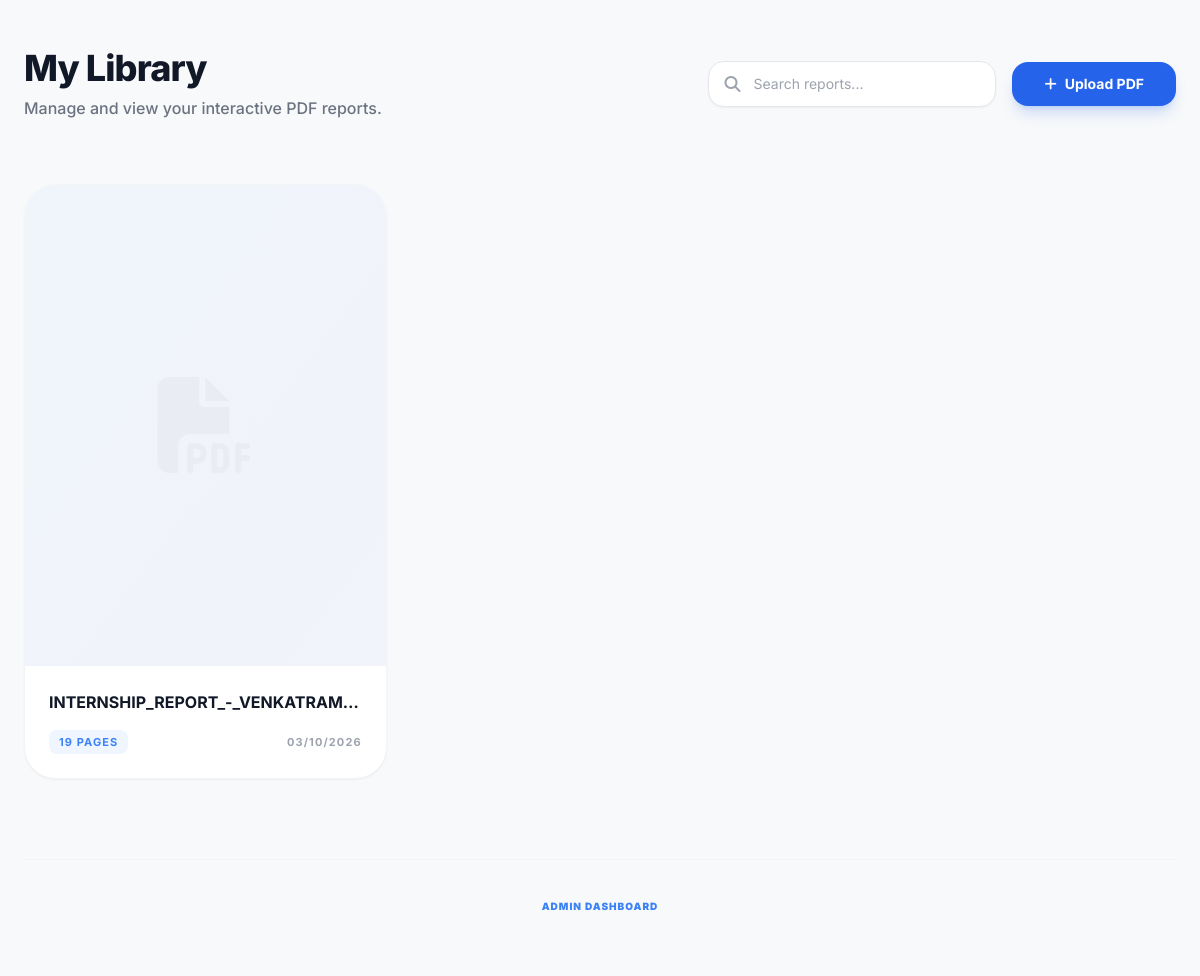
The page / (signed in) on the database its author committed.
### app.py (models this page shows)
class Book(db.Model):
    id = db.Column(db.Integer, primary_key=True)
    title = db.Column(db.String(255), nullable=False)
    filename = db.Column(db.String(255), nullable=False)
    page_count = db.Column(db.Integer)
    created_at = db.Column(db.DateTime, default=datetime.utcnow)
    notes = db.relationship('Note', backref='book', lazy=True, cascade="all, delete-orphan")
    highlights = db.relationship('Highlight', backref='book', lazy=True, cascade="all, delete-orphan")

### app.py (the view)
@app.route('/')
def index():
    try:
        books = Book.query.order_by(Book.created_at.desc()).all()
        return render_template('index.html', books=books)
    except Exception as e:
        print(f"Index error: {str(e)}")
        return jsonify({'error': 'Database connection failed'}), 503

### app.py (called while the page is built, shortened)
@app.before_request
def before_request():
    global _db_initialized, _db_error

### templates/index.html (shortened to what this page needs)
{% extends "base.html" %}
{% block content %}
<div class="animate-fade-in max-w-7xl mx-auto py-12 px-6">
    <header class="flex flex-col md:flex-row md:items-center justify-between gap-6 mb-16">
        <div>
            <h1 class="text-4xl font-extrabold tracking-tight text-gray-900 mb-2">My Library</h1>
            <p class="text-gray-500 font-medium">Manage and view your interactive PDF reports.</p>
        </div>
        <div class="flex items-center gap-4">
            <div class="relative hidden sm:block">
                <i class="fas fa-search absolute left-4 top-1/2 -translate-y-1/2 text-gray-400"></i>
                <input type="text" placeholder="Search reports..."
                    class="bg-white border border-gray-200 rounded-2xl pl-11 pr-6 py-3 text-sm text-gray-700 focus:outline-none focus:ring-4 focus:ring-blue-500/10 focus:border-blue-500 w-72 transition-all shadow-sm">
            </div>
            <button id="upload-trigger"
                class="px-8 py-3 bg-blue-600 hover:bg-blue-700 text-white text-sm font-bold rounded-2xl shadow-lg shadow-blue-600/20 transition-all flex items-center gap-2 active:scale-95">
                <i class="fas fa-plus"></i>
                Upload PDF
            </button>
        </div>
    </header>
    <div class="grid grid-cols-1 md:grid-cols-2 lg:grid-cols-3 xl:grid-cols-4 gap-8">
        {% for book in books %}
        <div
            class="bg-white rounded-[2rem] border border-gray-100 shadow-sm overflow-hidden group hover:shadow-xl hover:-translate-y-1 transition-all duration-300">
            <div class="aspect-[3/4] bg-gray-50 relative overflow-hidden">
                <div
                    class="absolute inset-0 flex items-center justify-center opacity-20 group-hover:scale-110 transition-transform duration-700">
                </div>
            </div>
            <div class="p-6">
                <div class="flex items-start justify-between gap-3 mb-4">
                    <h4 class="text-gray-900 font-bold truncate flex-1 hover:text-blue-600 transition-colors"
                        title="{{ book.title }}">
                        {{ book.title }}
                    </h4>
                </div>
                <div class="flex items-center justify-between text-[11px] font-bold uppercase tracking-widest">
                    <span class="text-blue-500 bg-blue-50 px-2.5 py-1 rounded-lg">
                        {{ book.page_count }} Pages
                    </span>
                    <span class="text-gray-400">
                        {{ book.created_at.strftime('%m/%d/%Y') }}
                    </span>
                </div>
            </div>
        </div>
        {% endfor %}
    </div>
    <footer class="mt-20 py-8 border-t border-gray-100 text-center">
        {% if session.get('is_admin') %}
        <a href="{{ url_for('admin_dashboard') }}" class="text-[10px] font-black uppercase tracking-widest text-blue-500 hover:text-blue-700 transition-colors">Admin Dashboard</a>
        {% else %}
        <a href="{{ url_for('admin_login') }}" class="text-[10px] font-black uppercase tracking-widest text-gray-300 hover:text-gray-500 transition-colors">Admin Access</a>
        {% endif %}
    </footer>
</div>
{% endblock %}

### templates/base.html (style rules this page uses)
body { background-color: #f8f9fa; color: #333; }
.animate-fade-in { animation: fadeIn 0.5s ease-out forwards; }

### rows shown on the page
Book: title "INTERNSHIP_REPORT_-_VENKATRAM…", page_count "19", created_at "03/10/2026"
